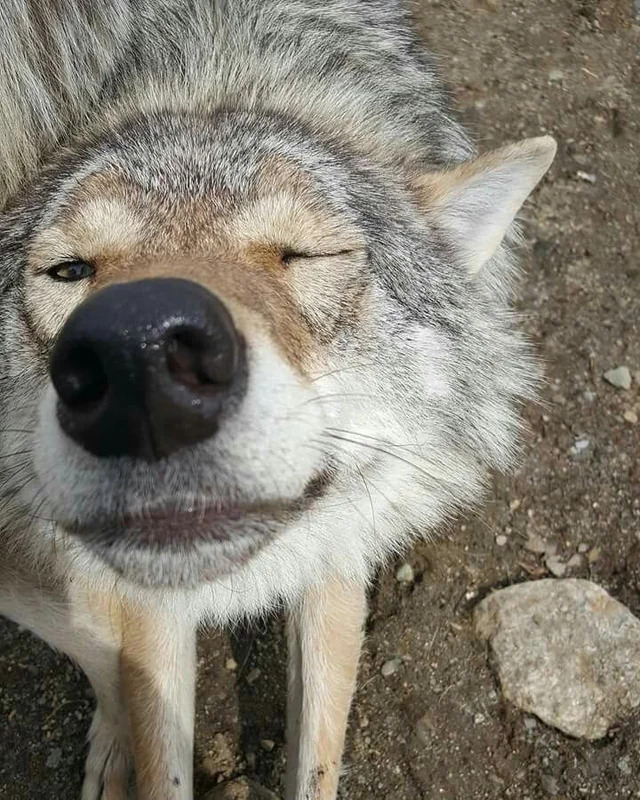
#> input picture image_for_labwork/wolf.jpg, 640 x 800 px, found by its file name
$ jupyter execute --allow-errors lab6.ipynb
#> lines starting #> are read from the running program, lines starting #| are printed output that depends on the picture
#Labwork 6

[cell 1]
import numpy as np
from numba import cuda, jit, prange
import cv2
from time import time
import matplotlib.pyplot as plt

[cell 2]
# Load image
img = plt.imread('/content/wolf.jpg')
#> img is the input picture: shape (800, 640, 3); mean R, G, B 130.1, 125, 113.2
img2 = plt.imread('/content/wolf2.jpg')
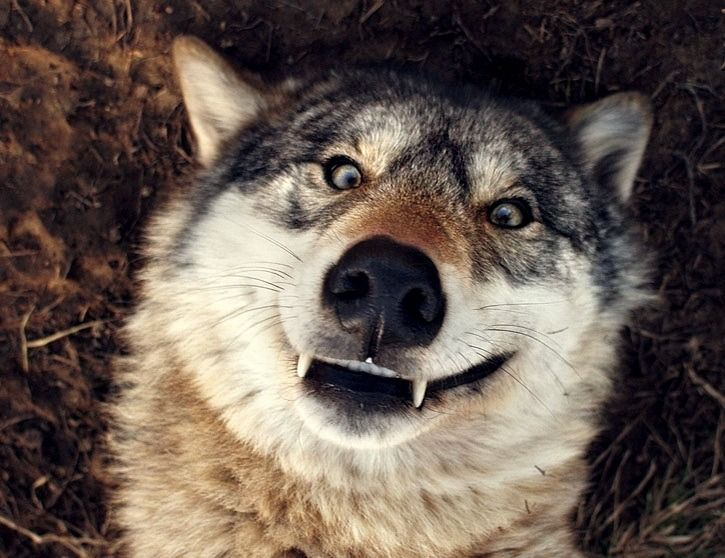
#> input picture image_for_labwork/wolf2.jpg, 725 x 558 px, found by its file name
#> img2 is the input picture: shape (558, 725, 3); mean R, G, B 102.4, 89.1, 80.5

[cell 3]
# Display the original image
plt.figure()
plt.imshow(img)
plt.title('Heyyyy HELOOOOOOOOOOOO')
plt.show()

[cell 4]
@cuda.jit
def binarize_image_gpu(input_image, output_image, threshold):
    x, y = cuda.grid(2)
    if x < input_image.shape[1] and y < input_image.shape[0]:
        output_image[y, x] = 1 if input_image[y, x] >= threshold else 0

[cell 5]
@cuda.jit
def adjust_brightness_gpu(input_image, output_image, factor):
    x, y = cuda.grid(2)
    if x < input_image.shape[1] and y < input_image.shape[0]:
        output_image[y, x] = min(max(int(input_image[y, x] * factor), 0), 255)

[cell 6]
@cuda.jit
def blend_images_gpu(image1, image2, output_image, alpha):
    x, y = cuda.grid(2)
    if x < image1.shape[1] and y < image1.shape[0]:
        output_image[y, x] = min(max(int(image1[y, x] * alpha + image2[y, x] * (1 - alpha)), 0), 255)

[cell 7]
# Parameters
threshold = 128
brightness_factor = 1.5  # Increase brightness
alpha = 0.5  # Blending coefficient

[cell 8]
# Convert to grayscale
gray_image1 = cv2.cvtColor(img, cv2.COLOR_RGB2GRAY)
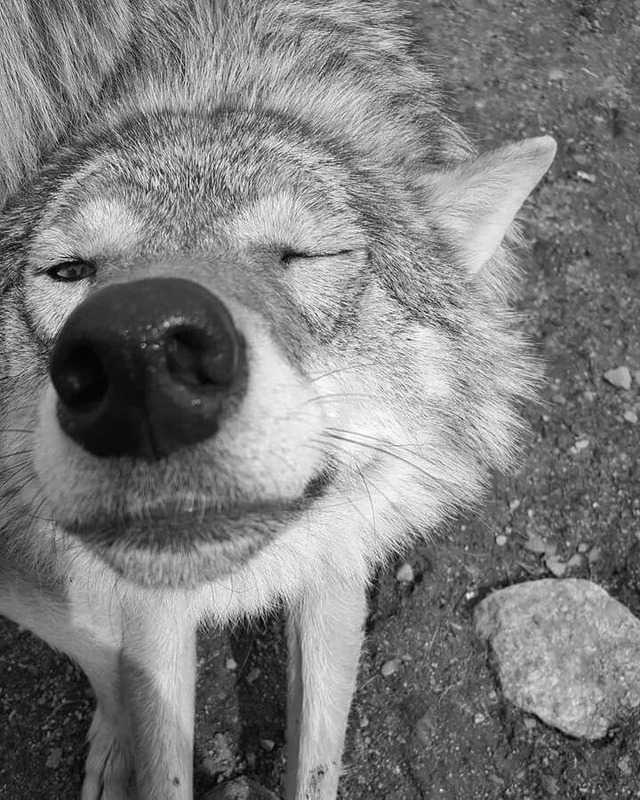
#> gray_image1: shape (800, 640); min 0, max 255, mean 125.1
gray_image2 = cv2.cvtColor(img2, cv2.COLOR_RGB2GRAY)
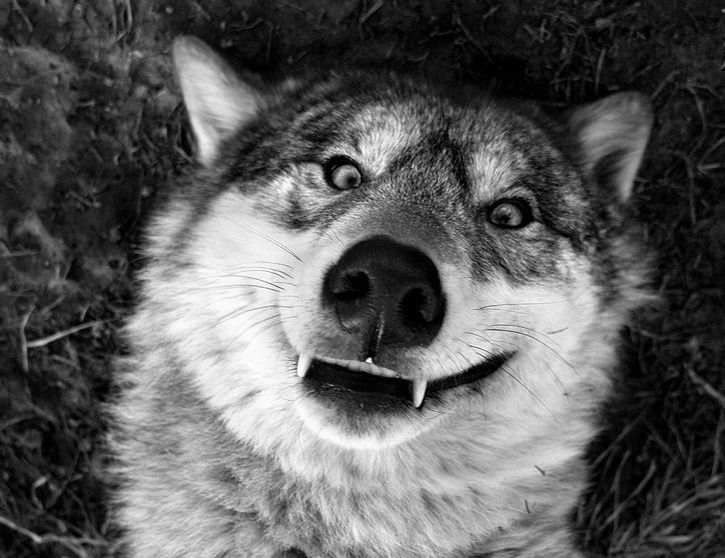
#> gray_image2: shape (558, 725); min 0, max 255, mean 92.1

[cell 9]
# Prepare output images
binary_image = np.zeros_like(gray_image1, dtype=np.uint8)
bright_image = np.zeros_like(gray_image1, dtype=np.uint8)
blended_image = np.zeros_like(gray_image1, dtype=np.uint8)

[cell 10]
# Define grid and block sizes
threads_per_block = (16, 16)
blocks_per_grid = (gray_image1.shape[1] // threads_per_block[0] + 1,
                   gray_image1.shape[0] // threads_per_block[1] + 1)
#> blocks_per_grid = (41, 51)

#> (a cell that did not finish here is left out)

[cell 12]
# Display results
plt.figure(figsize=(15, 5))
plt.subplot(1, 3, 1)
plt.imshow(binary_image, cmap='gray')
plt.title('Binarized Image')
plt.axis('off')
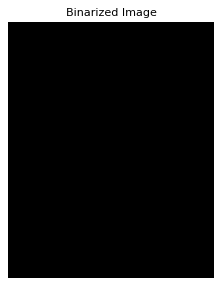
#> figure drawn by matplotlib, 1 panel
